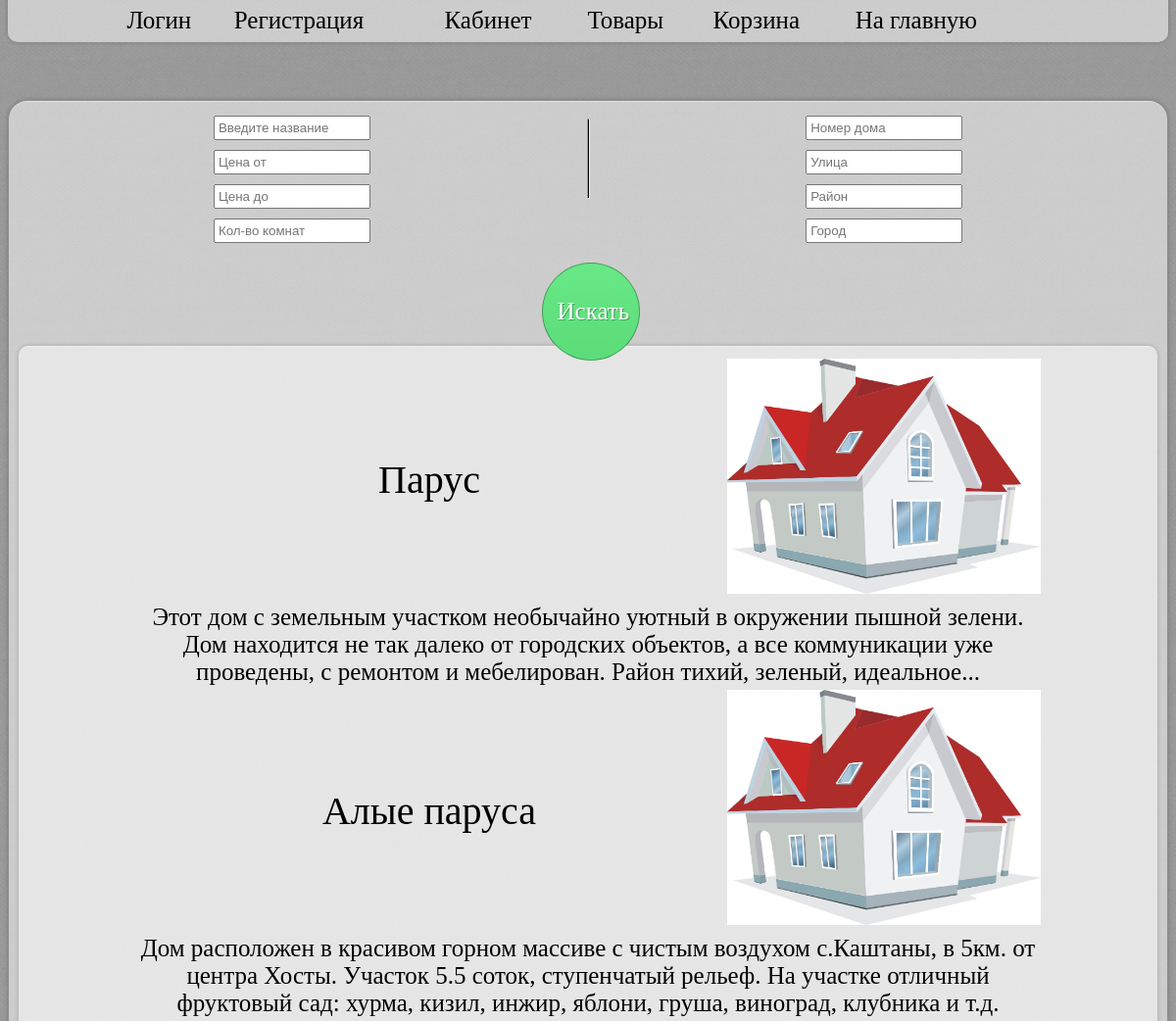
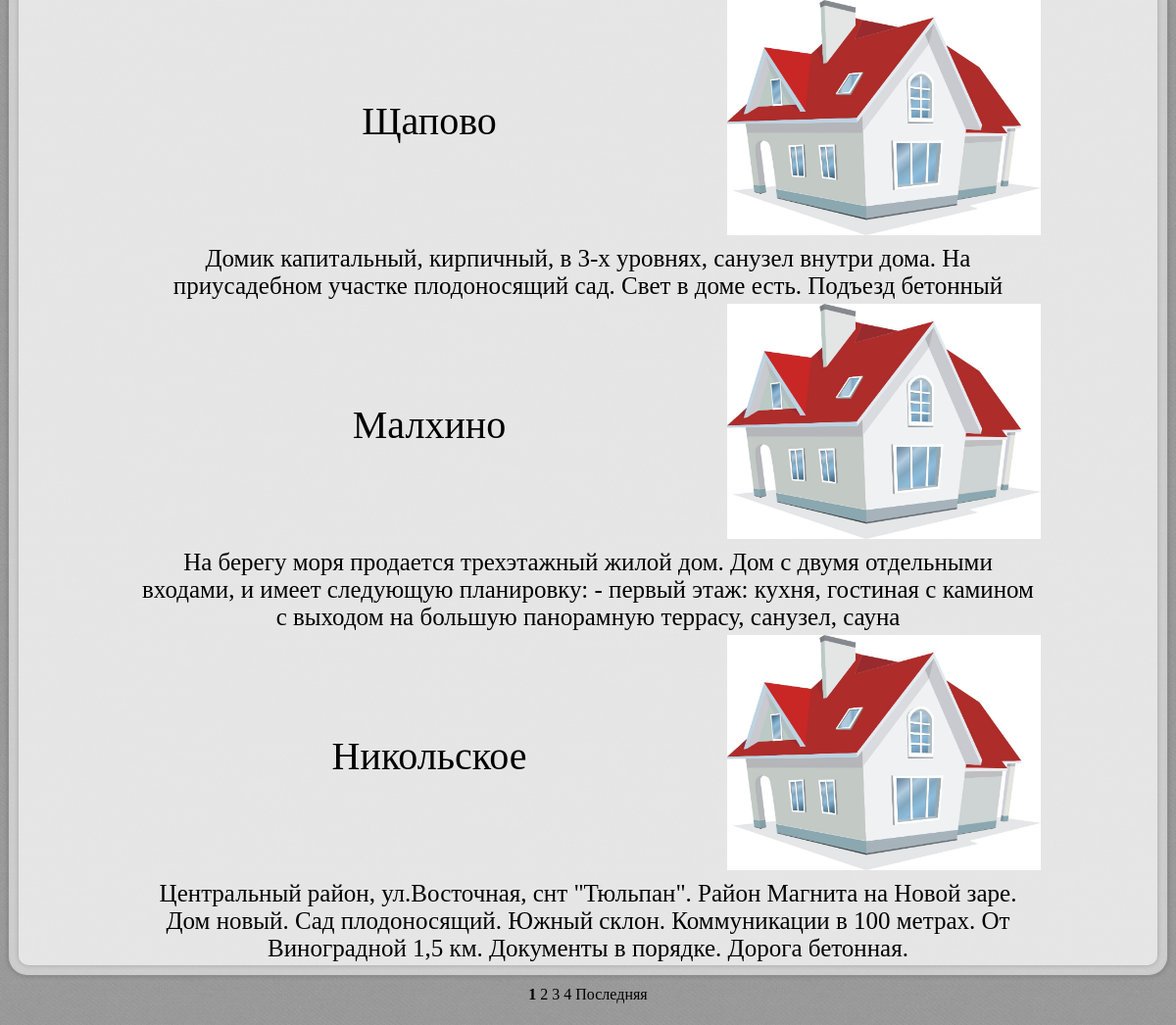
The app's page /pages/goods.php with its own data (2 pictures, top to bottom).
### tables this page shows
CREATE TABLE object (
  id INT(11) NOT NULL AUTO_INCREMENT,
  `agent-id` INT(11) NOT NULL,
  `seller-id` INT(11) NOT NULL,
  title VARCHAR(255) NOT NULL,
  cost DECIMAL(19, 2) NOT NULL,
  number INT(11) NOT NULL,
  `room-count` INT(3) DEFAULT NULL,
  `type-id` INT(11) NOT NULL,
  `offer-date` DATETIME NOT NULL,
  description VARCHAR(1024) DEFAULT NULL,
  house INT(11) NOT NULL,
  `street-id` INT(11) NOT NULL,
  `district-id` INT(11) NOT NULL,
  `settling-id` INT(11) NOT NULL,
  customer INT(11) DEFAULT NULL,
  sold TINYINT(1) DEFAULT 0,
  PRIMARY KEY (id),
  UNIQUE INDEX number (number),
  UNIQUE INDEX UK_object_unic_adress (house, `street-id`, `district-id`, `settling-id`),
  CONSTRAINT FK_object_agent_id FOREIGN KEY (`agent-id`)
    REFERENCES people(id) ON DELETE NO ACTION ON UPDATE NO ACTION,
  CONSTRAINT FK_object_district_id FOREIGN KEY (`district-id`)
    REFERENCES district(id) ON DELETE NO ACTION ON UPDATE NO ACTION,
  CONSTRAINT FK_object_people_id FOREIGN KEY (customer)
    REFERENCES people(id) ON DELETE NO ACTION ON UPDATE NO ACTION,
  CONSTRAINT FK_object_seller_id FOREIGN KEY (`seller-id`)
    REFERENCES people(id) ON DELETE NO ACTION ON UPDATE NO ACTION,
  CONSTRAINT FK_object_settling_id FOREIGN KEY (`settling-id`)
    REFERENCES settling(id) ON DELETE NO ACTION ON UPDATE NO ACTION,
  CONSTRAINT FK_object_street_id FOREIGN KEY (`street-id`)
    REFERENCES street(id) ON DELETE NO ACTION ON UPDATE NO ACTION,
  CONSTRAINT FK_object_type_id FOREIGN KEY (`type-id`)
    REFERENCES type(id) ON DELETE NO ACTION ON UPDATE NO ACTION
);

### pages/functions.php (called while the page is built, shortened)
<?php
function config() {
    try {
        $host = 'mysql.hostinger.ru';
        $user = 'u316863832_oleg';
        $pass = 'fwPYkpsD8Q';
        $db = 'u316863832_real';
        $con = mysqli_connect($host, $user, $pass);
        mysqli_select_db($con, $db);
        if (!$con) {
            throw new Exception('Не удаётся подключиться к базе');
        } else {
            mysqli_set_charset($con, "utf8");
            return $con;
        }
    } catch (Exception $exc) {
        echo 'Ошибка: ', $exc->getMessage(), '\n';
        die();
    }
}
function getobjectcount() {
    $con = config();
    $sql = "SELECT COUNT(*) FROM object o where o.sold = 0";
    $query = mysqli_query($con, $sql);
    $m = mysqli_fetch_row($query);
    return $m[0];
}
function loadimages($number) {
    try {
        $filename = '../resources/' . $number . '.jpg';
        if (!file_exists($filename)) {
            throw new Exception('noImg');
        }
    } catch (Exception $exc) {
        $filename = '../resources/domik.jpg';
    }
    return $filename;
}
?>

### pages/goods.php (the view, shortened to what this page needs)
<?php
include_once './functions.php';
$con = config();
if (isset($_SESSION['persinf']) and empty(($_SESSION['persinf']))==0) {
    $info = $_SESSION['persinf'];
    $limit = $info['limit'];
} else {
    $limit = 5;
}
(int) $page = filter_input(INPUT_GET, 'page');
if ($page < 0) {
    $path = basename(__FILE__) . '?page=0';
    header('Location: ' . $path);
} else {
    $page = filter_input(INPUT_GET, 'page');
}
$morlinks = '';
if (isset($_REQUEST['srhbtn'])) {
    $name = mysqli_real_escape_string($con, ucfirst(strtolower(trim(filter_input(INPUT_GET, 'srhtxt')))));
    $street = mysqli_real_escape_string($con, ucfirst(strtolower(trim(filter_input(INPUT_GET, 'street')))));
    $district = mysqli_real_escape_string($con, ucfirst(strtolower(trim(filter_input(INPUT_GET, 'district')))));
    $settling = mysqli_real_escape_string($con, ucfirst(strtolower(trim(filter_input(INPUT_GET, 'settling')))));
    $roomcount = filter_input(INPUT_GET, 'roomcount');
    $housenumb = filter_input(INPUT_GET, 'housenumb');
    $pricebefor = filter_input(INPUT_GET, 'pricebefor');
    $pricefrom = filter_input(INPUT_GET, 'pricefrom');
    $house = filter_input(INPUT_GET, 'housenumb');
    $mass = searchitems($name, $pricefrom, $pricebefor, $roomcount, $street, $district, $settling, $house, $page, $limit);
    $count_all_el = countitemssearch($name, $pricefrom, $pricebefor, $roomcount, $street, $district, $settling, $house, $page, $limit);
    $morlinks = '&' . substr($_SERVER["QUERY_STRING"], 1, strlen($_SERVER["QUERY_STRING"]) - 1);
    $numpages = ceil($count_all_el / $limit);
    if ($page > $numpages) {
        $page = $numpages;
        $path = basename(__FILE__) . '?page=' . ($page);
        header('Location: ' . $path);
    }
    $sql = $mass['sql'];
    $query = mysqli_query($con, $sql);
    if (isset($con)) {
        mysqli_close($con);
    }
    if (empty($mass) == 0) {
        while ($mass = mysqli_fetch_assoc($query)) {
            $filename = loadimages($mass['number']);
            $text = "<tr><td class = \"capt\"><a href=\"item.php?numb=" . $mass['number'] . "\">" . $mass['title'] . "</a>
                        </td>
                        <td class=\"timg\">
                            <img src=\"" . $filename . "\" class=\"image\" alt=\"" . $mass['title'] . "\"/>
                        </td>
                    </tr>
                    <tr>
                        <td colspan=\"2\" class=\"desc\">" . $mass['description'] . "</td>
                    </tr>";
            $items[] = $text;
        }
    }
} else {
    $numpages = ceil(getobjectcount() / $limit);
    $sql = "SELECT * FROM object o where o.sold=0 limit " . $page * $limit . ", $limit";
    $con = config();
    $squery = mysqli_query($con, $sql);
    while ($mass = mysqli_fetch_assoc($squery)) {
        $filename = loadimages($mass['number']);
        $text = "<tr><td class = \"capt\"><a href=\"item.php?numb=" . $mass['number'] . "\">" . $mass['title'] . "</a>
                    </td>
                    <td class=\"timg\">
                        <img src=\"" . $filename . "\" class=\"image\" alt=\"" . $mass['title'] . "\"/>
                    </td>
                </tr>
                <tr>
                    <td colspan=\"2\">" . $mass['description'] . "</td>
                </tr>";
    }
}
if ($numpages > 1) {
    for ($i = 0; $i < $numpages; $i++) {
        if ($page != $i) {
            $else = "<a href=\"" . basename(__FILE__) . "?page=" . $i . $morlinks . "\">" . ($i + 1) . "</a> ";
        } else {
            $else = "<strong><a href=\"" . basename(__FILE__) . "?page=" . $i . $morlinks . "\">" . ($i + 1) . "</a></strong> ";
        }
    }
    if ($page != ($numpages - 1)) {
        $last = "<a href=\"" . basename(__FILE__) . "?page=" . ($numpages - 1) . $morlinks . "\">Последняя</a>";
    }
}
?>

### css/goods.css (style rules this page uses)
.image { height: 240px; width: 320px; }
.timg { width: 320px; }
.links { width: 50%; padding: 10px; margin: auto; text-align: center; }
html { background-color: #4f4f4f; background: url('../resources/d9207c98.png'); }
a { color:#000; text-decoration:none; }
input[type=submit] { border:1px solid rgba(0,0,0,0.3); background: #5bdc79; background: -moz-linear-gradient(top, #68e886 0%, #5bdc79 100%); background: -webkit-gradient(linear, left top, left bottom, color-stop(0%,#68e886), color-stop(100%,#5bdc79)); background: -webkit-linear-gradient(top, #68e886 0%, #5bdc79 100%); background: -o-linear-gradient(top, #68e886 0%,#5bdc79 100%); background: -ms-linear-gradient(top, #68e886 0%,#5bdc79 100%); background: linear-gradient(to bottom, #68e886 0%, #5bdc79 100%); filter:progid:DXImageTransform.Microsoft.gradient(startColorstr='#68e886',endColorstr='#5bdc79',GradientType=0); color:#fff; margin-right:0; margin-top:15px; height: 100px; width: 100px; border-radius:50%; text-shadow:1px 1px 0 rgba(0,0,0,0.3); padding:5px 15px; font: 25px 'Gabriola'; }
.main_conteiner { margin-top: -20px; padding-left: 10%; padding-right: 10%; padding-top: 10px; width:100%; height:55px; background-color:rgba(255,255,255,0.5); border-radius:10px; box-shadow:0 0 5px 0 rgba(0,0,0,0.2), inset 0 1px 0 0 rgba(250,250,250,0.5); font: 25px 'Gabriola'; }
.capt { text-align: center; font: 40px 'Gabriola'; }
.signbl { padding: 10px; margin: auto; margin-top: 5%; background: #fc0; box-shadow:0 0 5px 0 rgba(0,0,0,0.2), inset 0 1px 0 0 rgba(250,250,250,0.5); text-align:center; border:1px solid rgba(0,0,0,0.3); background-color:rgba(255,255,255,0.5); border-radius:20px; }
.s { width:48%; text-align: center; }
.b { width:1px; height:80px; display:inline-block; background-color:#000; }
input { margin: 5px; padding: 3px; width: 150px; }

### records on screen
object: title "Парус", description "Этот дом с земельным участком необычайно уютный в окружении пышной зелени. Дом находится не так далеко от городских объектов, а все коммуникации уже проведены, с ремонтом и мебелирован. Район тихий, зеленый, идеальное..."
object: title "Алые паруса", description "Дом расположен в красивом горном массиве с чистым воздухом с.Каштаны, в 5км. от центра Хосты. Участок 5.5 соток, ступенчатый рельеф. На участке отличный фруктовый сад: хурма, кизил, инжир, яблони, груша, виноград, клубника и т.д."
object: title "Щапово", description "Домик капитальный, кирпичный, в 3-х уровнях, санузел внутри дома. На приусадебном участке плодоносящий сад. Свет в доме есть. Подъезд бетонный"
object: title "Малхино", description "На берегу моря продается трехэтажный жилой дом. Дом с двумя отдельными входами, и имеет следующую планировку: - первый этаж: кухня, гостиная с камином с выходом на большую панорамную террасу, санузел, сауна"
object: title "Никольское", description "Центральный район, ул.Восточная, снт \"Тюльпан\". Район Магнита на Новой заре. Дом новый. Сад плодоносящий. Южный склон. Коммуникации в 100 метрах. От Виноградной 1,5 км. Документы в порядке. Дорога бетонная."
